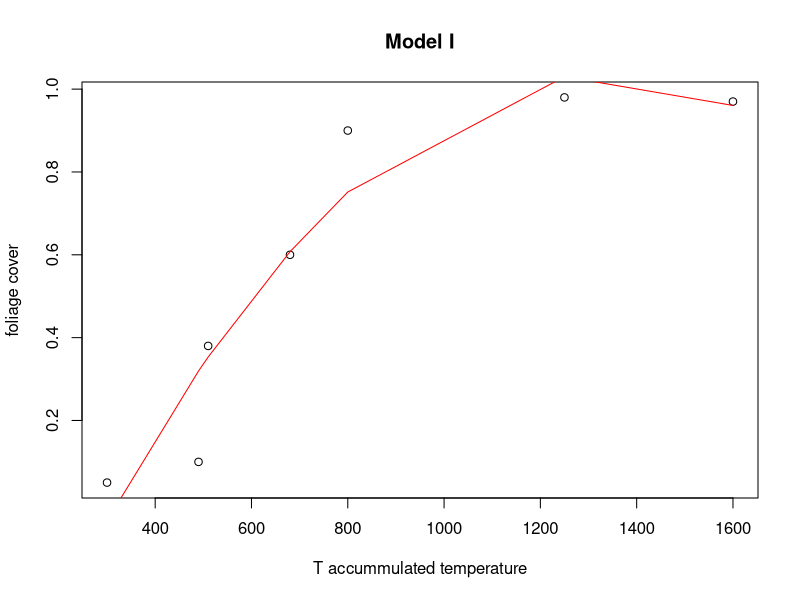

Write the R code that produced this figure.
library('minpack.lm');
library("optimx")
library(ggplot2);


optima = function(start1, w, fc)
{
  ## Optim
  w.optx <- optimx(par=start1, fn=fc, mydata=w, 
                   control=list(all.methods=TRUE, save.failures=TRUE, maxit=100))
  return(w.optx)
}

rhsfit <- function(varray, mydata) {
  sum((mydata$y - (varray[1] + (varray[2] * mydata$x) + (varray[3] *(exp(-varray[4]*mydata$x)))))^2)
}

fstress = function ()
{
  
  fs = 2 
  
}

apparentGrowthRate = function()
{
  
  dydt = By - dy

}


relativeGrowthRate = function()
{
  tmax = t0 - (1/k) * log(-umin / (u0 - umin));
  u = umin * (1 -exp(-k*(t-tmax)));
  plot(t, u, xlab= 'time')
}


relativeGrowthRate = function()
{
  
  ymax = y0 * exp((u0/k) - ((umin/k) * (log(-umin / (u0 - umin)))));
  y = ymax * exp((umin*(t-tmax)) - ((umin / k) * (1 - (exp(-k*(t-tmax))))));
  plot(t, y, xlab= 'time')
}

roCrelativeGrowthRate = function()
{
  
  dudt = -k(u - umin)
  
}

# Extract parameters from Model I 
# model = Fitted model
# Return umin and tmax
extractParam = function(model)
{
  p = list();
  param = data.frame(summary(model)$parameters);
  p$umin = param['B.B',1];
  p$tmax = (1/param['r.r',1]) * log((param['r.r',1] * param['C.C',1]) / param['B.B',1]);
  return(p);
}



# Foliage Cover, Model I
# ydat = yield
# tdat = accumulated temperature
# Annals of Botany 79, 1997. Wekker and Jaggard 
fitYield = function(ydat, tdat)
{
  wdata = data.frame(y=ydat, x=tdat);
  start1 = c(A = 1, B = 1, C = 0, r=0);
  eunsc = ydat ~ A + B*tdat + C*(exp(-r*tdat));
  optx = optima(start1, wdata, rhsfit);
  o = nlsLM(eunsc, 
            start=list(A = start1[1], B = start1[2], C = start1[3], r = start1[4]), trace = TRUE);
  
  
  plot(tdat, ydat, xlab = 'T accummulated temperature', ylab = 'foliage cover', main='Model I');
  lines(tdat, predict(o), col='red')
  cor(ydat, predict(o))
  return(o)
}


y = c(0.05, 0.1, 0.38, 0.6, 0.90, 0.98, 0.97);
t = c(300, 490, 510, 680, 800, 1250, 1600);
fm= fitYield(y, t);




#y0=0.000015; t0=100; u0=0.0050; umax=0.0051; ymax=0.90; kt=1.0; umin=-0.0050; k=0.00346 
#t = 0:2000;
